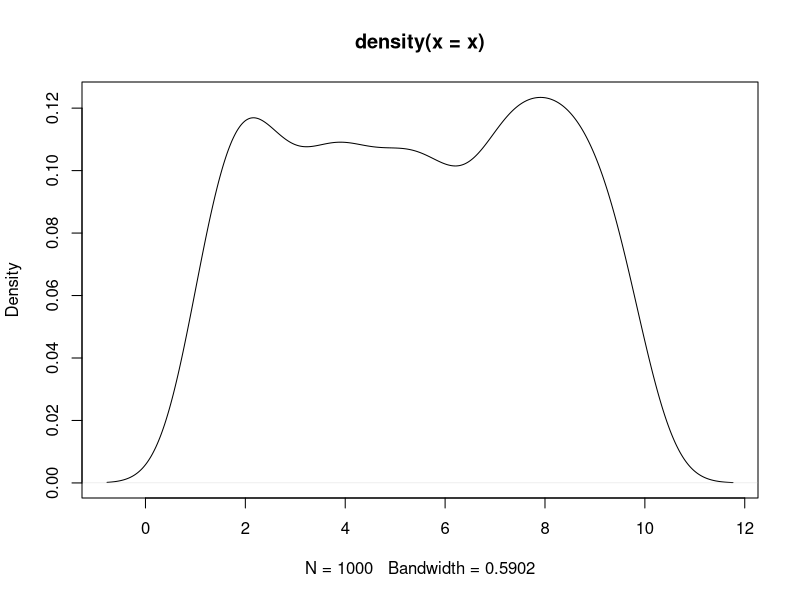
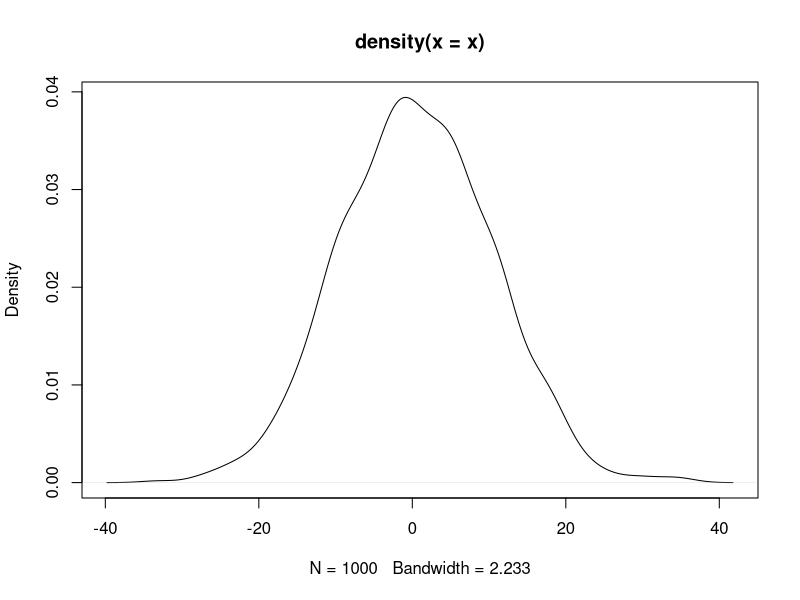
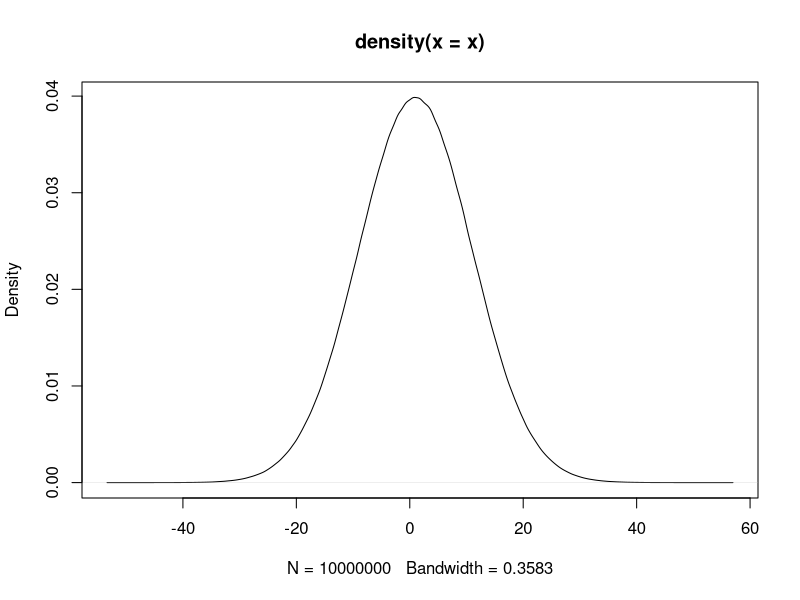

The R script that drew these images, in order:
## ---- chunk 1
knitr::opts_chunk$set(echo = TRUE)
## ---- chunk 2
a <- 1
b <- c(1, 2, 3, 4)
c <- c("1", "2", "3", "4")
d <- c(b, a)
e <- "abcd"
## ---- chunk 3
# df <- data.frame(a = c(1, 2, 3), b = c(3, 4, 5))
## ---- chunk 4
income <- c(70100, 51300, 51100, 48400, 47600, 43000)
county <- c("台北", "新北", "桃園", "高雄", "台中", "台南")
population <- c(2.6, 3.9, 2.2, 2.7, 2.8, 1.8)
area <- c(271.8, 2052.5, 1221, 2951.9, 2214.9, 2191.7)
## ---- chunk 5
a <- seq(11, 99, 11)
a
b <- 11:20
b
## ---- chunk 6
x <- runif(1000, 1, 10) # uniform dist, n=1000
plot(density(x))
x <- rnorm(1000, 1, 10) # uniform dist, n=1000
plot(density(x))
x <- rnorm(10000000, 1, 10) # normal dist, n=1000
plot(density(x))
## ---- chunk 7
county
income
head(county)
tail(county)
length(county)
# View(county)
## ---- chunk 8
county
county[c(5, 3, 1)] # how about country[c(1, 3, 5)]
county[3:6] # is it equal to country[c(3, 4, 5, 6)]
a <- 11:19
a[3:length(a)]
a[length(a):3]
## ---- chunk 9
b <- 11:20
b[-(3:5)]
b[-c(1, 3, 5)]
b
## ---- chunk 10
b <- b[-(3:5)]
b

a <- seq(11, 99, 11)
a <- a[-c(1, 3, 5)]
a

## ---- chunk 11
a <- 1:10
a <- c(a, 11)
a
b
a <- c(a, b)
a
a <- c(a, a, b)
a
## ---- chunk 12
a <- 11:19
a + 3
a / 2

a %% 2
a %/% 2
a %% 2== 0
a %% 2 != 0
a[a%% 2 == 0]
a[a%%2 != 0]
a <- a %% 2 	# modular arithmetic, get the reminder
a <- a %/% 2 	# Quotient

## ---- chunk 13
a %% 2 == 0 	# deteting odd/even number
a %% 2 != 0
a[a%%2==0]
a > b
income > mean(income)

TRUE == T 		# == equal to,
TRUE != F    	# != Not equal to

any(a>11) # is there any element larger than 1
all(a>11) # are all elements larger than 1

## ---- chunk 14
a <- seq(11, 55, 11)
a[c(T, F, T, F, T)]
a[a%%2==1]
a%%2
a%%2==1
a <- c("你好","你好棒棒","你好棒","你真的好棒")
a[nchar(a)>3]

# which will return "index-of"
a <- seq(11, 55, 11)
a[which(a%%2==1)]
which(a%%2==1)
## ---- chunk 15
x <- c(33, 55, 22, 13, 4, 24)
sort(x)
x <- sort(x) # assign to replace original x
order(x) 
x[order(x)]
## ---- chunk 16
a <- 11:19
min(a); max(a); mean(a); median(a); sd(a)
log2(a)
log1p(a)
?log1p
## ---- chunk 17
mode(county)				# character
mode(income)					# numeric
mode(income > mean(income))	# logical

testing <- c("26.142", "12.008", "7.032", "13.646", "4.589")
mode(testing)				# character

## ---- chunk 18
income.c <- as.character(income)
population.c <- as.numeric(population)

a <- seq(11, 99, 11)
a <- c(a, "100")

a <- seq(11, 99, 11)
sum(a%%2==1)

## ---- chunk 19
a <- seq(11, 55, 11)
paste("A", a)		# concatenate
paste0("A", a)		# concatenate

